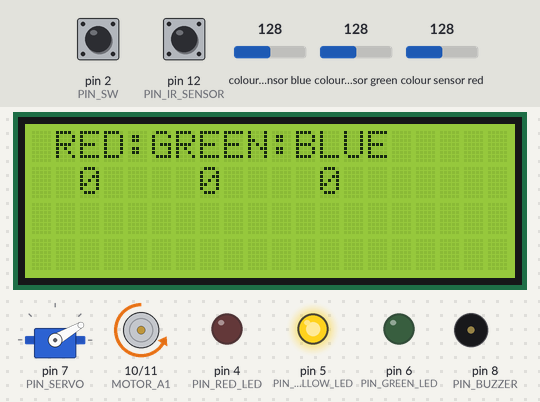
Bench run of a sketch on a simulated Arduino Uno, built with avr-gcc and run on an emulated ATmega328P. On the bench: servo, 20×4 character LCD, motor-driver pin pairs drawn as motors (green arrow = first pin HIGH = forward, orange = second pin HIGH = backward, longer = more drive), output pins drawn as LEDs (lit = HIGH), buzzer (waves = sounding, pin HIGH). The test bench sets the inputs (shaded band); at power-on: colour sensor red 128, pin 12 (PIN_IR_SENSOR) HIGH, pin 2 (PIN_SW) LOW, colour sensor blue 128, colour sensor green 128. What the sketch prints to the serial monitor is not drawn.

Above: at 2.3 s.
2.4 s: colour sensor red set to 222
At 4.6 s:
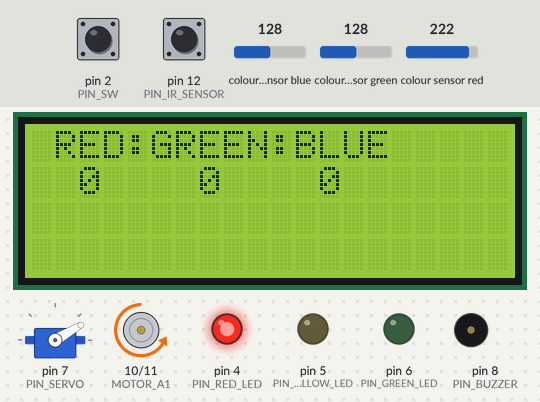
4.9 s: colour sensor red set to 228
7.6 s: pin 12 (PIN_IR_SENSOR) pulsed LOW 5 times (0.12 s each, 0.3 s apart)
At 10.1 s:
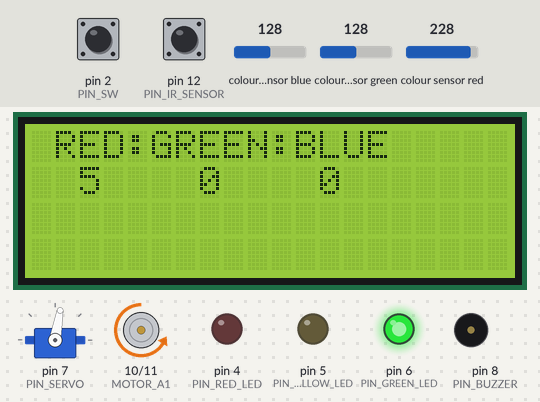
10.6 s: pin 2 (PIN_SW) pulled HIGH for 0.15 s
At 11.5 s:
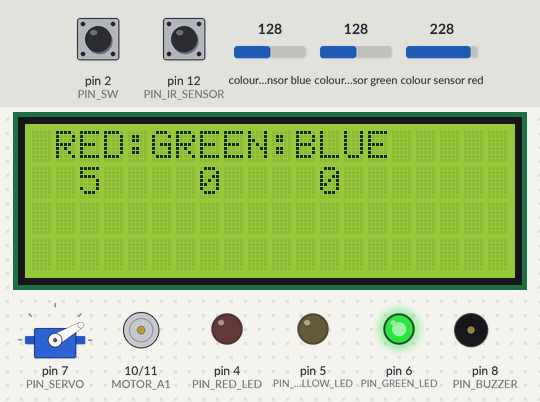
Timing chart, 0 to 13.2 s (numbered marks = the images above; inputs shaded):
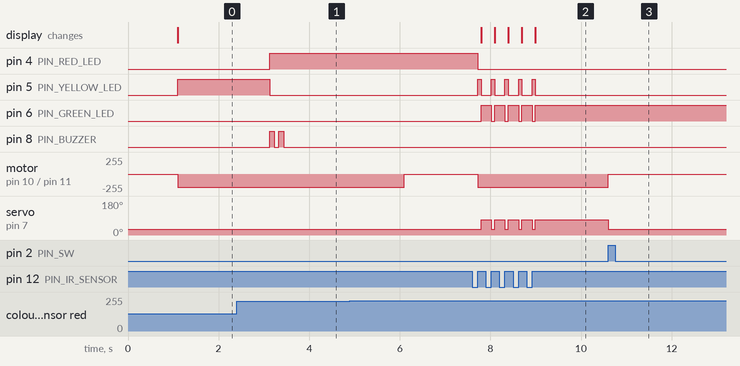

The sketch:

arduino_conveyor2.ino
```cpp
// 컬러 센서로 원하는 칩의 색상 구별하기 튜닝
// IR센서에서 물건을 감지하면 동작시작
// 빨강, 파랑, 녹색 중 빨간 색만 통과
// 다른색이 투입이 되었을때는 서보모터를 이용하여 제품을 방출
// 다른색이 투입이 되었을때는 부저로 알림
// 빨간색이 투입이 되었을때는 - 녹색 LED로 정상임을 표시
// 다른색이 투입이 되었을대는 - 빨간색 LED로 에러 표시
// LCD에는 정상적인 제품 수량과, 비정상 제품수량을 카운터하여 표시

#include <Wire.h>
#include "Adafruit_TCS34725.h"
#include <Servo.h>
#include <LiquidCrystal_I2C.h>
#include "CheckPinStatus.h"

LiquidCrystal_I2C lcd(0x27,20,4);    //주소번지 0x27
//LiquidCrystal_I2C lcd(0x3F,20,4);  //주소번지 0x3F

Servo _myservo;

// 모터 채널 A
#define MOTOR_A1  10
#define MOTOR_A2  11
// (사용안함) 모터 채널 B
#define MOTOR_B1  9
#define MOTOR_B2  3

// 핀 번호 정의
#define PIN_SERVO       7
#define PIN_IR_SENSOR  12
#define PIN_SW          2
#define PIN_BUZZER      8
#define PIN_RED_LED     4
#define PIN_YELLOW_LED  5
#define PIN_GREEN_LED   6

#define SERVO_CLOSING_ANGLE   30    /* 서보의 암이 닫히는 각도 */
#define SERVO_OPENING_ANGLE   80    /* 서보의 암이 열리는 각도 */
#define MOTOR_DRIVING_SPEED   200   /* 모터의 구동 속도 */
#define CONVEYOR_DRIVING_LIMIT_TIME 5000  /* 컨베이어 구동 시간 */
#define COLOR_SENSING_LIMIT_TIME    2000  /* 컬러 측정 한계 시간 */

// 시간 계산용
unsigned long _chipDetectedTime = 0;

// 색상별 카운트
int _redChipCount = 0;
int _greenChipCount = 0;
int _bludChipCount = 0;

// 칩이 감지되었는지 여부
// 칩이 감지되면서 컨베이어 구동 종료까지 플래그 상태 유지됨
boolean _isDetectedChip = false;
// 새 칩이 감지되었음 여부
// 새 칩이 감지되었다고 할 때 GREEN LED 켜고 모터 구동을 시작한 뒤에 false로 변경한다.
boolean _isNewDetectedChip = false;

// 컬러 센싱 상태 (0: 센싱 상태 아님, 1:센싱 필요함 또는 센싱 진행중)
uint8_t _color_sensing_status = 0;

void callback_ir_sensor(int pinNo);

// 컬러 센서
Adafruit_TCS34725 tcs = Adafruit_TCS34725(TCS34725_INTEGRATIONTIME_50MS, TCS34725_GAIN_1X);

// IR 센서 콜백 정의
CheckPinStatus _chkIrSensor = CheckPinStatus(PIN_IR_SENSOR, callback_ir_sensor, HIGH);

//--------------------------------------------------------------[ setup() ]
void setup() {
    Serial.begin(115200);

    // 입력 핀 정의
    pinMode(PIN_SW, INPUT);
    pinMode(PIN_IR_SENSOR,INPUT);

    // 출력 핀 정의
    pinMode(PIN_BUZZER,OUTPUT);
    pinMode(PIN_RED_LED,OUTPUT);
    pinMode(PIN_YELLOW_LED,OUTPUT);
    pinMode(PIN_GREEN_LED,OUTPUT);

    // 모든 LED를 끈다.
    turnOffAllLeds();

    // 서보 암을 클리징으로 설정한다.
    _myservo.attach(PIN_SERVO);
    _myservo.write(SERVO_CLOSING_ANGLE);

    // 버튼 스위치 인터럽트 정의
    attachInterrupt(digitalPinToInterrupt(PIN_SW), interrupted_sw, RISING);

    // initialize the lcd
    lcd.init();

    // Print a message to the LCD.
    lcd.backlight();
    lcd.setCursor(4,0);
    lcd.print("conveyor");
    lcd.setCursor(4,1);
    lcd.print("GET HS");
    delay(1000);

    showDetectedChipCount();

    // 컨베이어가 구동중이 아니므로 RED LED를 켠다.
    turnOnSingleLed(PIN_RED_LED);

    // 모터를 정지한다.
    setSpeedMotorA(0);

    //
    Serial.println("Ready.");
}

//---------------------------------------------------------------[ loop() ]
void loop() {
    _chkIrSensor.CheckPin();     // IR Sensor 감지 검사

    if (_isDetectedChip)         // 물체가 감지되어 있다.
    {
        procDetectedNewChip();

        if (millis() - _chipDetectedTime > CONVEYOR_DRIVING_LIMIT_TIME)     // 구동 시간 경과했다.
        {
          procConveyorDrivingTimeout();
        }
        else    // 컨베이어 구동 시간내
        {
            if(_color_sensing_status == 1)
            {
                //컬러센서 관련 변수
                uint16_t r, g, b, c, colorTemp, lux;
                float average, red, green, blue;
                bool isFoundColor = false;  // 컬러를 찾은 경우
                bool isTargetColr = false;  // 원하는 컬러인지 여부

                // 컬러값 읽기 (50ms의 지연시간 있음)
                tcs.getRawData(&r, &g, &b, &c);

                average = (r+g+b)/3;
                red = r / average;
                green = g / average;
                blue = b / average;

                Serial.print("\tClear:"); Serial.print(c);
                Serial.print("\tRed:");   Serial.print(red);
                Serial.print("\tGreen:"); Serial.print(green);
                Serial.print("\tBlue:");  Serial.println(blue);

                // 컬러 검사
                if ((red > 1.4) && (green < 0.9) && (blue < 0.9))     // 빨강
                {
                  isFoundColor = true;
                  isTargetColr = true;
                  _redChipCount++;
                }
                else if ((red < 0.95) && (green > 1.2) && (blue < 0.9)) // 녹색
                {
                  isFoundColor = true;
                  _greenChipCount++;
                }
                else if ((red < 0.8) && (green < 1.2) && (blue > 1.2))  // 파랑
                {
                  isFoundColor = true;
                  _bludChipCount++;
                }

                // 컬러를 찾았을 경우 처리
                if (isFoundColor)
                {
                    _color_sensing_status = 0;
                    showDetectedChipCount();

                    if (isTargetColr)
                    {
                      turnOnSingleLed(PIN_GREEN_LED);
                      _myservo.write(SERVO_OPENING_ANGLE);
                    }
                    else
                    {
                      turnOnSingleLed(PIN_RED_LED);
                      // 부저를 울린다.
                      soundBuzzer();
                    }
                }
                else if (millis() - _chipDetectedTime > COLOR_SENSING_LIMIT_TIME) // 컬러 센싱 가능 시간 초과
                {
                    _color_sensing_status = 0;
                    turnOnSingleLed(PIN_RED_LED);

                    // 부저를 울린다.
                    soundBuzzer();
                }
            }
        }
    }
}

//---------------------------------------------------------[ soundBuzzer() ]
// 부저 울리기
void soundBuzzer()
{
    digitalWrite(PIN_BUZZER,HIGH);
    delay(100);
    digitalWrite(PIN_BUZZER,LOW);
    delay(100);
    digitalWrite(PIN_BUZZER,HIGH);
    delay(100);
    digitalWrite(PIN_BUZZER,LOW);
    delay(100);
}

//-------------------------------------------------[ procDetectedNewChip() ]
// 새로운 칩인 경우의 처리
void procDetectedNewChip()
{
    if (_isNewDetectedChip)  // 새 물체 감지
    {
        _isNewDetectedChip = false;
        // 컬러 센싱이 필요함
        _color_sensing_status = 1;
        // 컨베이어가 구동중으로 YELLOW LED를 켠다.
        turnOnSingleLed(PIN_YELLOW_LED);
        // 모터를 구동한다.
        setSpeedMotorA(MOTOR_DRIVING_SPEED);
        // 서보 모터로 암을 가림
        _myservo.write(SERVO_CLOSING_ANGLE);
        //
        Serial.println("A new chip is detected.");
    }
}

//------------------------------------------[ procConveyorDrivingTimeout() ]
// 컨베이어 구동 시간 초과
void procConveyorDrivingTimeout()
{
    _isDetectedChip = false;
    // 컨베이어 구동이 중단되므로 RED LED를 켠다.
    turnOnSingleLed(PIN_RED_LED);
    // 서버 모터 암을 닫는다.
    _myservo.write(SERVO_CLOSING_ANGLE);
    // 모터 구동을 중지한다.
    setSpeedMotorA(0);
}

//-----------------------------------------------------[ turnOnSingleLed() ]
// 지정된 하나의 LED만 On 시키고, 나머지는 Off 시킨다.
void turnOnSingleLed(int pinNo)
{
    digitalWrite(PIN_RED_LED, pinNo == PIN_RED_LED ? HIGH : LOW);
    digitalWrite(PIN_YELLOW_LED, pinNo == PIN_YELLOW_LED ? HIGH : LOW);
    digitalWrite(PIN_GREEN_LED, pinNo == PIN_GREEN_LED ? HIGH : LOW);
}

//------------------------------------------------------[ turnOffAllLeds() ]
// 모든 LED를 끈다.
void turnOffAllLeds()
{
    digitalWrite(PIN_RED_LED, LOW);
    digitalWrite(PIN_YELLOW_LED, LOW);
    digitalWrite(PIN_GREEN_LED, LOW);
}

//-----------------------------------------------------[ setSpeedMotorA() ]
// Motor A의 속도 설정
void setSpeedMotorA(uint8_t motorSpeed)
{
    analogWrite(MOTOR_A1, 0);
    analogWrite(MOTOR_A2, motorSpeed);
}

//----------------------------------------------[ showDetectedChipCount() ]
void showDetectedChipCount()
{
    lcd.clear();
    lcd.setCursor(1,0);
    lcd.print("RED:GREEN:BLUE");
    lcd.setCursor(2,1);
    lcd.print(_redChipCount);   // 빨간칩 카운트 표시
    lcd.setCursor(7,1);
    lcd.print(_greenChipCount); //
    lcd.setCursor(12,1);
    lcd.print(_bludChipCount);  //
}

//-----------------------------------------------------[ interrupted_sw() ]
// 버튼 스위치 인터럽트
void interrupted_sw()
{
  // 모터를 멈추고, 모든값을 초기화한다
  setSpeedMotorA(0);
  _isDetectedChip = false;     // _isDetectedChip 의 값을 false로 바꿔 조건에 들어오지 못하게 한다
  _myservo.write(SERVO_CLOSING_ANGLE);  //서보모터 가림
}

//-------------------------------------------------[ callback_ir_sensor() ]
// IR 센서 콜백
void callback_ir_sensor(int pinNo)
{
    _isDetectedChip = true;         // 물체 감지 플래그 설정
    _isNewDetectedChip = true;      // 새로운 물체 감지 설정
    _chipDetectedTime = millis();   // 물체가 감지된 시간
}
```

CheckPinStatus.cpp
```cpp
/**************************************************************************
 * 작성자: 김종렬 (sprach21@daum.net)
 * 작성일: 2020. 02. 16. (Sun)
 *
 * 할당한 핀이 지정한 상태가 되면 지정한 콜백 함수를 호출한다.
 * - 조건: 콜백 함수는 리턴 값이 없다.
 *
 * ARDUINO UNO는 인터럽트를 지원하는 핀은 2, 3번 핀만 지원한다.
 * - ex) attachInterrupt(digitalPinToInterrupt(PIN_SW), interrupted_sw, HIGH);
 * 그래서 2, 3번 핀 이외의 입력 신호는 별도로 처리를 해 주어야 한다.
 * 이에 인터럽트는 아니지만, LOW, HIGH에 대한 신호 변화에 대한 처리를 콜백으로 지원하는 함수를 만들었다.
 *
 * ex)
 * 1. 외부 선언
 *    void callback_ir_sensor(int);
 *    // 예시) 12번 핀 상태가 HIGH가 되면 callback_ir_sensor(int) 함수를 호출한다.
 *    //      콜백 함수의 인수에는 핀 번호가 전달된다.
 *    CheckPinStatus _chkIrSensor = CheckPinStatus(12, callback_ir_sensor, HIGH);
 *
 * 2. setup() 함수
 *    void setup() {
 *      // put your setup code here, to run once:
 *      Serial.begin(115200);
 *      pinMode(12, INPUT);
 *      Serial.println("Ready...");
 *    }
 *
 * 3. loop() 함수
 *    void loop() {
 *        // put your main code here, to run repeatedly:
 *        _chkIrSensor.CheckPin();
 *    }
 *
 * 4. callback_ir_sensor() 함수
 *    void callback_ir_sensor(int pinNo)
 *    {
 *        Serial.print("Interrupted pin no: ");
 *        Serial.println(pinNo);
 *    }
 **************************************************************************/
#include <inttypes.h>
#include <Arduino.h>
#include "CheckPinStatus.h"

// [0]: 핀번호
// [1]: Callback 함수
// [2]: Pin 상태 (LOW, HIGH)
CheckPinStatus::CheckPinStatus(uint8_t pinNo, void (*pf)(int), int pinStatus)
{
    __pinNo = pinNo;
    __pf = pf;
    __pinStatus = pinStatus;
    //
    __lastPinStatus = LOW;
}

void CheckPinStatus::CheckPin()
{
    int val = digitalRead(__pinNo);
    if (val != __lastPinStatus) {
        __lastPinStatus = val;
        if (val == __pinStatus) {
            if (__pf != NULL) __pf(__pinNo);
        }
    }
}
```

CheckPinStatus.h
```cpp
#ifndef __CheckPinStatus__
#define __CheckPinStatus__

#include <inttypes.h>
#include <Arduino.h>

class CheckPinStatus {
public:
    CheckPinStatus(uint8_t pinNo, void (*pf)(int), int pinStatus);
    void CheckPinStatus::CheckPin(void);
private:
    uint8_t __pinNo;
    void (*__pf)(int);
    int __pinStatus;
    volatile int __lastPinStatus;
};
#endif  // __CheckPinStatus__
```

Measured:
- after the input at 7.6 s, pin 4 (PIN_RED_LED): HIGH → LOW after 0.12 s; pin 5 (PIN_YELLOW_LED): alternates HIGH for 0.07 s and LOW for 0.23 s, 10 changes in all, then stays LOW, starting after 0.12 s
- after the input at 10.6 s, motor on pin 10 (MOTOR_A1) / pin 11 (MOTOR_A2): backward 200/255 → stopped at once; servo on pin 7 (PIN_SERVO): 80° → 30° at once
- by itself, pin 8 (PIN_BUZZER): alternates HIGH for 0.10 s and LOW for 0.10 s, 4 changes in all, then stays LOW
